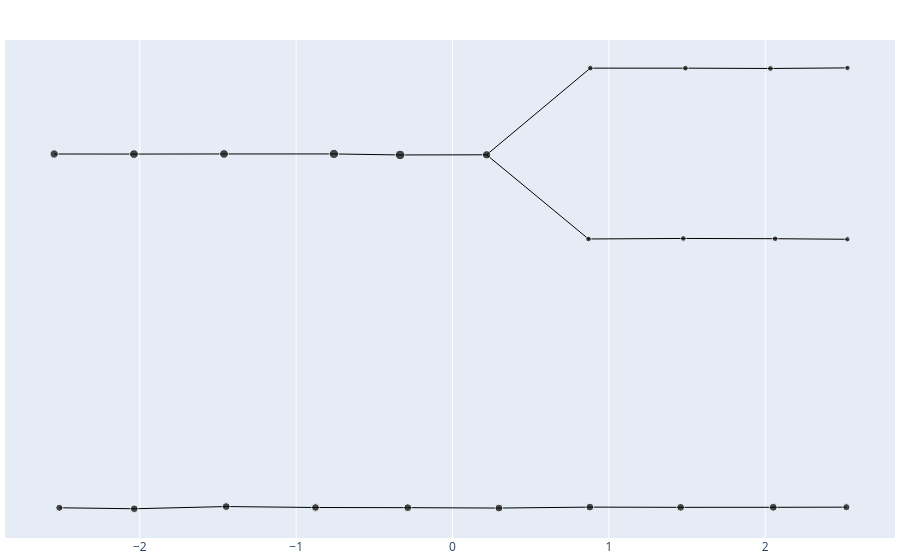

Here is the notebook cell this chart was saved with:
### Markdown cell above
If you have Plotly installed, you can also get an interactive HTML/JS plot:

### Code cell
mapper.interactive_temporal_plot(layout_optimization='none')

### Figure 1 — Plotly figure (JSON) as saved in the notebook; plotly's stock layout.template omitted (floating-point values rounded to 4 significant figures)
{"data": [{"hoverinfo": "none", "line": {"color": "#000000", "width": 1}, "marker": {"showscale": false}, "mode": "lines", "type": "scatter", "x": [-2.515, -2.036, null], "y": [-2.827, -2.841, null]}, {"hoverinfo": "none", "line": {"color": "#000000", "width": 1}, "marker": {"showscale": false}, "mode": "lines", "type": "scatter", "x": [-2.548, -2.037, null], "y": [2.169, 2.168, null]}, {"hoverinfo": "none", "line": {"color": "#000000", "width": 1}, "marker": {"showscale": false}, "mode": "lines", "type": "scatter", "x": [-2.036, -1.447, null], "y": [-2.841, -2.81, null]}, {"hoverinfo": "none", "line": {"color": "#000000", "width": 1}, "marker": {"showscale": false}, "mode": "lines", "type": "scatter", "x": [-2.037, -1.461, null], "y": [2.168, 2.17, null]}, {"hoverinfo": "none", "line": {"color": "#000000", "width": 1}, "marker": {"showscale": false}, "mode": "lines", "type": "scatter", "x": [-1.447, -0.8763, null], "y": [-2.81, -2.823, null]}, {"hoverinfo": "none", "line": {"color": "#000000", "width": 1}, "marker": {"showscale": false}, "mode": "lines", "type": "scatter", "x": [-1.461, -0.7585, null], "y": [2.17, 2.17, null]}, {"hoverinfo": "none", "line": {"color": "#000000", "width": 1}, "marker": {"showscale": false}, "mode": "lines", "type": "scatter", "x": [-0.8763, -0.2862, null], "y": [-2.823, -2.825, null]}, {"hoverinfo": "none", "line": {"color": "#000000", "width": 1}, "marker": {"showscale": false}, "mode": "lines", "type": "scatter", "x": [-0.7585, -0.3354, null], "y": [2.17, 2.156, null]}, {"hoverinfo": "none", "line": {"color": "#000000", "width": 1}, "marker": {"showscale": false}, "mode": "lines", "type": "scatter", "x": [-0.2862, 0.2968, null], "y": [-2.825, -2.831, null]}, {"hoverinfo": "none", "line": {"color": "#000000", "width": 1}, "marker": {"showscale": false}, "mode": "lines", "type": "scatter", "x": [-0.3354, 0.218, null], "y": [2.156, 2.158, null]}, {"hoverinfo": "none", "line": {"color": "#000000", "width": 1}, "marker": {"showscale": false}, "mode": "lines", "type": "scatter", "x": [0.218, 0.8696, null], "y": [2.158, 0.969, null]}, {"hoverinfo": "none", "line": {"color": "#000000", "width": 1}, "marker": {"showscale": false}, "mode": "lines", "type": "scatter", "x": [0.218, 0.8813, null], "y": [2.158, 3.381, null]}, {"hoverinfo": "none", "line": {"color": "#000000", "width": 1}, "marker": {"showscale": false}, "mode": "lines", "type": "scatter", "x": [0.2968, 0.8783, null], "y": [-2.831, -2.817, null]}, {"hoverinfo": "none", "line": {"color": "#000000", "width": 1}, "marker": {"showscale": false}, "mode": "lines", "type": "scatter", "x": [0.8783, 1.459, null], "y": [-2.817, -2.821, null]}, {"hoverinfo": "none", "line": {"color": "#000000", "width": 1}, "marker": {"showscale": false}, "mode": "lines", "type": "scatter", "x": [0.8696, 1.476, null], "y": [0.969, 0.9764, null]}, {"hoverinfo": "none", "line": {"color": "#000000", "width": 1}, "marker": {"showscale": false}, "mode": "lines", "type": "scatter", "x": [0.8813, 1.49, null], "y": [3.381, 3.381, null]}, {"hoverinfo": "none", "line": {"color": "#000000", "width": 1}, "marker": {"showscale": false}, "mode": "lines", "type": "scatter", "x": [1.459, 2.052, null], "y": [-2.821, -2.82, null]}, {"hoverinfo": "none", "line": {"color": "#000000", "width": 1}, "marker": {"showscale": false}, "mode": "lines", "type": "scatter", "x": [1.476, 2.063, null], "y": [0.9764, 0.9728, null]}, {"hoverinfo": "none", "line": {"color": "#000000", "width": 1}, "marker": {"showscale": false}, "mode": "lines", "type": "scatter", "x": [1.49, 2.033, null], "y": [3.381, 3.377, null]}, {"hoverinfo": "none", "line": {"color": "#000000", "width": 1}, "marker": {"showscale": false}, "mode": "lines", "type": "scatter", "x": [2.052, 2.519, null], "y": [-2.82, -2.818, null]}, {"hoverinfo": "none", "line": {"color": "#000000", "width": 1}, "marker": {"showscale": false}, "mode": "lines", "type": "scatter", "x": [2.063, 2.526, null], "y": [0.9728, 0.9648, null]}, {"hoverinfo": "none", "line": {"color": "#000000", "width": 1}, "marker": {"showscale": false}, "mode": "lines", "type": "scatter", "x": [2.033, 2.526, null], "y": [3.377, 3.385, null]}, {"customdata": [null, null, null, null, null, null, null, null, null, null, null, null, null, null, null, null, null, null, null, null, null, null, null, null], "hoverinfo": "text", "marker": {"color": ["#000000", "#000000", "#000000", "#000000", "#000000", "#000000", "#000000", "#000000", "#000000", "#000000", "#000000", "#000000", "#000000", "#000000", "#000000", "#000000", "#000000", "#000000", "#000000", "#000000", "#000000", "#000000", "#000000", "#000000"], "showscale": false, "size": [25.35, 34.26, 30.09, 38.19, 31.05, 38.4, 30.25, 43.26, 31.24, 46.35, 34.46, 31.05, 30.83, 16.0, 16.2, 30.62, 15.76, 15.83, 31.24, 15.87, 16.22, 25.31, 14.26, 14.26], "sizemode": "area"}, "mode": "markers", "text": ["<br>Node 0:0<br>Time: -2.5179593716491526", "<br>Node 0:1<br>Time: -2.5451883675044127", "<br>Node 1:0<br>Time: -2.0373009020958257", "<br>Node 1:1<br>Time: -2.0385520560060097", "<br>Node 2:0<br>Time: -1.4401257788348887", "<br>Node 2:1<br>Time: -1.4614927841825311", "<br>Node 3:0<br>Time: -0.8751277035178232", "<br>Node 3:1<br>Time: -0.6640568406828742", "<br>Node 4:0<br>Time: -0.2753322366057547", "<br>Node 4:1<br>Time: -0.37537249639779885", "<br>Node 5:0<br>Time: 0.17373427539593136", "<br>Node 5:1<br>Time: 0.2921123707554378", "<br>Node 6:0<br>Time: 0.8849569844033716", "<br>Node 6:1<br>Time: 0.8638458361532927", "<br>Node 6:2<br>Time: 0.8790793304901312", "<br>Node 7:0<br>Time: 1.457704100011613", "<br>Node 7:1<br>Time: 1.4902864197611594", "<br>Node 7:2<br>Time: 1.4979789377546295", "<br>Node 8:0<br>Time: 2.0482854928248297", "<br>Node 8:1<br>Time: 2.0644907517390587", "<br>Node 8:2<br>Time: 2.0356553414542184", "<br>Node 9:0<br>Time: 2.518370382439201", "<br>Node 9:1<br>Time: 2.5111224119871123", "<br>Node 9:2<br>Time: 2.5257647488732005"], "type": "scatter", "x": [-2.515, -2.548, -2.036, -2.037, -1.447, -1.461, -0.8763, -0.7585, -0.2862, -0.3354, 0.218, 0.2968, 0.8783, 0.8696, 0.8813, 1.459, 1.476, 1.49, 2.052, 2.063, 2.033, 2.519, 2.526, 2.526], "y": [-2.827, 2.169, -2.841, 2.168, -2.81, 2.17, -2.823, 2.17, -2.825, 2.156, 2.158, -2.831, -2.817, 0.969, 3.381, -2.821, 0.9764, 3.381, -2.82, 0.9728, 3.377, -2.818, 0.9648, 3.385]}], "layout": {"hovermode": "closest", "margin": {"b": 20, "l": 5, "r": 5, "t": 40}, "showlegend": false, "xaxis": {"showgrid": true, "zeroline": false}, "yaxis": {"showgrid": false, "showticklabels": false, "zeroline": false}}}
